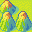

Below is a game level as drawn by its tile map, then a one-line description and the .tmx file that defines it, in full:
An orthogonal 2x2 tile map with 16x16 px tiles, 1 tile layer (Tile Layer 1).

<map version="1.5" tiledversion="1.7.2" orientation="orthogonal" renderorder="right-down" width="2" height="2" tilewidth="16" tileheight="16" infinite="0" nextlayerid="2" nextobjectid="1">
 <tileset firstgid="1" name="aw2.png" tilewidth="16" tileheight="16" tilecount="512" columns="32">
  <image source="aw2.png" trans="ffffff" width="512" height="256" />
 </tileset>
 <layer id="1" name="Tile Layer 1" width="2" height="2">
  <data>
   <tile gid="3" />
   <tile gid="4" />
   <tile gid="36" />
   <tile gid="36" />
  </data>
 </layer>
</map>
